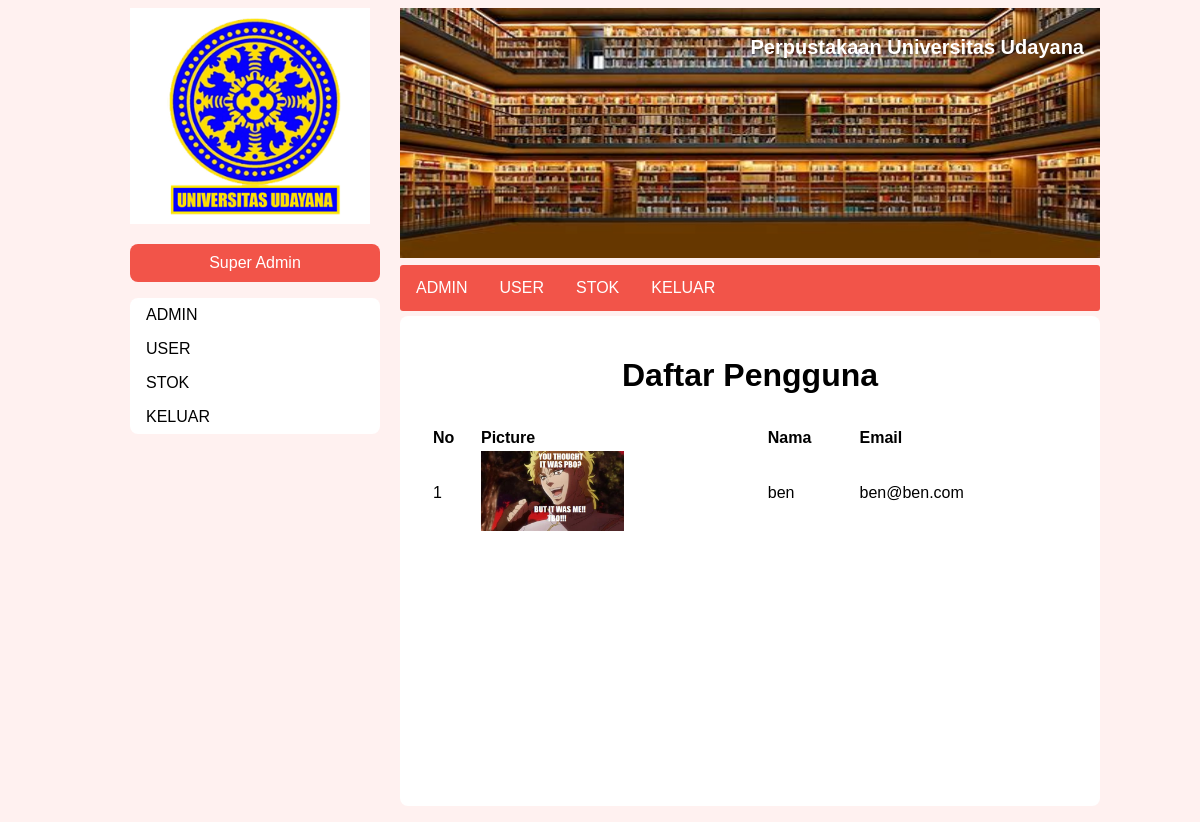
The page /user.php (signed in) on the database its author committed.
### tables this page shows
CREATE TABLE `user` (
  `id_user` int(11) NOT NULL,
  `user_name` varchar(100) NOT NULL,
  `email` varchar(255) NOT NULL,
  `password` varchar(256) NOT NULL,
  `role` enum('suadmin','user','admin','nonaktif') NOT NULL,
  `picture` varchar(255) NOT NULL
);

### db-con.php (called while the page is built, shortened)
<?php
class database{
	var $host = "localhost";
	var $username = "root";
	var $password = "";
	var $database = "perpustakaan";
	function __construct(){
		$this->koneksi = mysqli_connect($this->host, $this->username, $this->password,$this->database);
	}
}
?>

### user.php (the view, shortened to what this page needs)
<!DOCTYPE html>
<html lang="en">
<head>
    <?php include "style.php"; ?>
    <link rel="stylesheet" href="css/kontak.css">
</head>
<?php
$query = "SELECT * FROM user WHERE role='user';"
?>
<body>
    <div id="main-content">
        <?php include 'header-sidebar.php';?>
        <div id="isi">
                <h1 style="text-align: center;">Daftar Pengguna</h1>
                <table style="text-align: left;padding:10px;width:100%;">
                    <tr>
                        <th>No</th>
                        <th>Picture</th>
                        <th>Nama</th>
                        <th>Email</th>
                    </tr>
                    <?php
                    $count = 1;
                    include_once("db-con.php");
                    $database = new database();
                    $result = mysqli_query($database->koneksi,$query);
                    while($pj = mysqli_fetch_assoc($result)){
                        echo "<tr>
                                <td>$count</td>
                                <td><img style=\"height:80px;\" src=\"gambar/".$pj['picture']."\"></td>
                                <td>".$pj['user_name']."</td>
                                <td>".$pj['email']."</td>
                            </tr>";
                            $count++;
                    }
                    ?>
                </table>
        </div>
    </div>
</body>
</html>

### css/admin.css (style rules this page uses)
body { background-color: #fff1f0; }

### css/kontak.css (style rules this page uses)
* { font-family: sans-serif; }
#main-content { margin: 0 auto; width: 1000px; height: auto; }
#isi { margin-top: 8px; margin-bottom: 8px; padding: 20px; width: 660px; height: 450px; float: right; background: white; border-radius: 8px; }

### rows shown on the page
user: picture (picture), user_name "ben", email "ben@ben.com"
